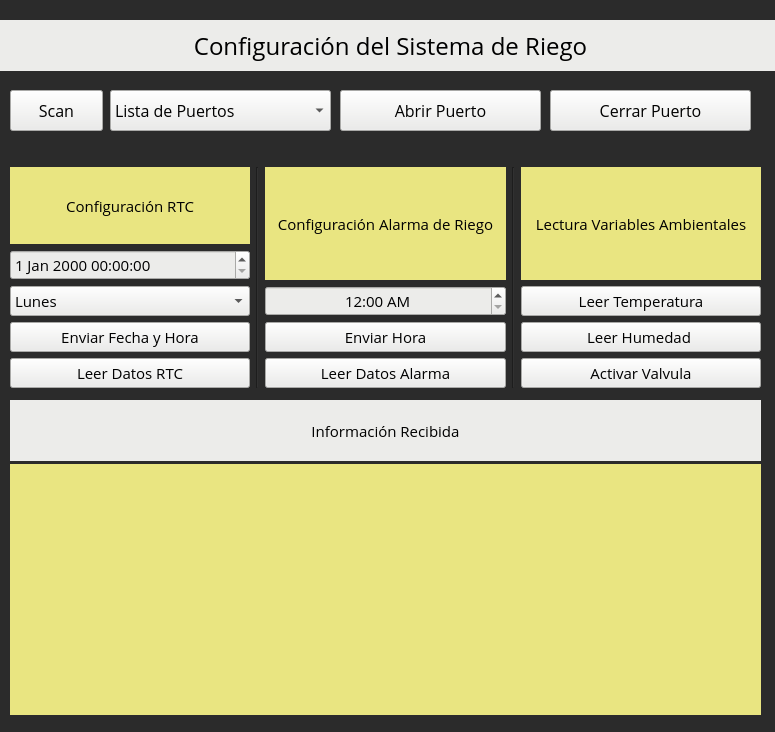
<?xml version="1.0" encoding="UTF-8"?>
<ui version="4.0">
 <class>MainWindow</class>
 <widget class="QMainWindow" name="MainWindow">
  <property name="geometry">
   <rect>
    <x>0</x>
    <y>0</y>
    <width>775</width>
    <height>732</height>
   </rect>
  </property>
  <property name="maximumSize">
   <size>
    <width>775</width>
    <height>732</height>
   </size>
  </property>
  <property name="windowTitle">
   <string>MainWindow</string>
  </property>
  <property name="styleSheet">
   <string notr="true">background-color: rgb(43, 43, 43);</string>
  </property>
  <widget class="QWidget" name="centralWidget">
   <widget class="QLabel" name="titulo">
    <property name="geometry">
     <rect>
      <x>0</x>
      <y>20</y>
      <width>781</width>
      <height>51</height>
     </rect>
    </property>
    <property name="font">
     <font>
      <family>Open Sans</family>
      <pointsize>18</pointsize>
     </font>
    </property>
    <property name="styleSheet">
     <string notr="true">background-color: rgb(236, 236, 234);</string>
    </property>
    <property name="text">
     <string>Configuración del Sistema de Riego</string>
    </property>
    <property name="scaledContents">
     <bool>true</bool>
    </property>
    <property name="alignment">
     <set>Qt::AlignCenter</set>
    </property>
   </widget>
   <widget class="QComboBox" name="listaPuertos">
    <property name="geometry">
     <rect>
      <x>110</x>
      <y>90</y>
      <width>221</width>
      <height>41</height>
     </rect>
    </property>
    <property name="font">
     <font>
      <family>Open Sans</family>
      <pointsize>12</pointsize>
     </font>
    </property>
    <property name="styleSheet">
     <string notr="true">background-color: rgb(236, 236, 234);</string>
    </property>
    <item>
     <property name="text">
      <string>Lista de Puertos</string>
     </property>
    </item>
   </widget>
   <widget class="QPushButton" name="openPort">
    <property name="geometry">
     <rect>
      <x>340</x>
      <y>90</y>
      <width>201</width>
      <height>41</height>
     </rect>
    </property>
    <property name="font">
     <font>
      <family>Open Sans</family>
      <pointsize>12</pointsize>
     </font>
    </property>
    <property name="styleSheet">
     <string notr="true">background-color: rgb(236, 236, 234);</string>
    </property>
    <property name="text">
     <string>Abrir Puerto</string>
    </property>
   </widget>
   <widget class="QPushButton" name="closePort">
    <property name="geometry">
     <rect>
      <x>550</x>
      <y>90</y>
      <width>201</width>
      <height>41</height>
     </rect>
    </property>
    <property name="font">
     <font>
      <family>Open Sans</family>
      <pointsize>12</pointsize>
     </font>
    </property>
    <property name="styleSheet">
     <string notr="true">background-color: rgb(236, 236, 234);</string>
    </property>
    <property name="text">
     <string>Cerrar Puerto</string>
    </property>
   </widget>
   <widget class="QPushButton" name="scanPort">
    <property name="geometry">
     <rect>
      <x>10</x>
      <y>90</y>
      <width>93</width>
      <height>41</height>
     </rect>
    </property>
    <property name="font">
     <font>
      <family>Open Sans</family>
      <pointsize>12</pointsize>
     </font>
    </property>
    <property name="styleSheet">
     <string notr="true">background-color: rgb(236, 236, 234);</string>
    </property>
    <property name="text">
     <string>Scan</string>
    </property>
   </widget>
   <widget class="QWidget" name="gridLayoutWidget">
    <property name="geometry">
     <rect>
      <x>10</x>
      <y>167</y>
      <width>751</width>
      <height>221</height>
     </rect>
    </property>
    <property name="font">
     <font>
      <pointsize>11</pointsize>
     </font>
    </property>
    <layout class="QGridLayout" name="gridLayout">
     <item row="0" column="1">
      <widget class="Line" name="line_2">
       <property name="font">
        <font>
         <pointsize>11</pointsize>
        </font>
       </property>
       <property name="orientation">
        <enum>Qt::Vertical</enum>
       </property>
      </widget>
     </item>
     <item row="0" column="2">
      <layout class="QVBoxLayout" name="verticalLayout_3">
       <item>
        <widget class="QLabel" name="label">
         <property name="font">
          <font>
           <family>Open Sans</family>
           <pointsize>11</pointsize>
          </font>
         </property>
         <property name="styleSheet">
          <string notr="true">background-color: rgb(233, 229, 129);</string>
         </property>
         <property name="text">
          <string>Configuración Alarma de Riego</string>
         </property>
         <property name="scaledContents">
          <bool>true</bool>
         </property>
         <property name="alignment">
          <set>Qt::AlignCenter</set>
         </property>
         <property name="wordWrap">
          <bool>true</bool>
         </property>
        </widget>
       </item>
       <item>
        <widget class="QTimeEdit" name="tiempoConfig">
         <property name="font">
          <font>
           <family>Open Sans</family>
           <pointsize>11</pointsize>
          </font>
         </property>
         <property name="styleSheet">
          <string notr="true">background-color: rgb(236, 236, 234);</string>
         </property>
         <property name="alignment">
          <set>Qt::AlignCenter</set>
         </property>
         <property name="displayFormat">
          <string>h:mm AP</string>
         </property>
        </widget>
       </item>
       <item>
        <widget class="QPushButton" name="sendAlarm">
         <property name="font">
          <font>
           <family>Open Sans</family>
           <pointsize>11</pointsize>
          </font>
         </property>
         <property name="styleSheet">
          <string notr="true">background-color: rgb(236, 236, 234);</string>
         </property>
         <property name="text">
          <string>Enviar Hora</string>
         </property>
        </widget>
       </item>
       <item>
        <widget class="QPushButton" name="readAlarm">
         <property name="font">
          <font>
           <family>Open Sans</family>
           <pointsize>11</pointsize>
          </font>
         </property>
         <property name="styleSheet">
          <string notr="true">background-color: rgb(236, 236, 234);</string>
         </property>
         <property name="text">
          <string>Leer Datos Alarma</string>
         </property>
        </widget>
       </item>
      </layout>
     </item>
     <item row="0" column="4">
      <layout class="QVBoxLayout" name="verticalLayout_4">
       <item>
        <widget class="QLabel" name="label_5">
         <property name="font">
          <font>
           <family>Open Sans</family>
           <pointsize>11</pointsize>
          </font>
         </property>
         <property name="styleSheet">
          <string notr="true">background-color: rgb(233, 229, 129);</string>
         </property>
         <property name="text">
          <string>Lectura Variables Ambientales</string>
         </property>
         <property name="scaledContents">
          <bool>true</bool>
         </property>
         <property name="alignment">
          <set>Qt::AlignCenter</set>
         </property>
         <property name="wordWrap">
          <bool>true</bool>
         </property>
        </widget>
       </item>
       <item>
        <widget class="QPushButton" name="readTemperature">
         <property name="font">
          <font>
           <family>Open Sans</family>
           <pointsize>11</pointsize>
          </font>
         </property>
         <property name="styleSheet">
          <string notr="true">background-color: rgb(236, 236, 234);</string>
         </property>
         <property name="text">
          <string>Leer Temperatura</string>
         </property>
        </widget>
       </item>
       <item>
        <widget class="QPushButton" name="readHumidity">
         <property name="font">
          <font>
           <family>Open Sans</family>
           <pointsize>11</pointsize>
          </font>
         </property>
         <property name="styleSheet">
          <string notr="true">background-color: rgb(236, 236, 234);</string>
         </property>
         <property name="text">
          <string>Leer Humedad </string>
         </property>
        </widget>
       </item>
       <item>
        <widget class="QPushButton" name="controlValve">
         <property name="font">
          <font>
           <family>Open Sans</family>
           <pointsize>11</pointsize>
          </font>
         </property>
         <property name="styleSheet">
          <string notr="true">background-color: rgb(236, 236, 234);</string>
         </property>
         <property name="text">
          <string>Activar Valvula</string>
         </property>
        </widget>
       </item>
      </layout>
     </item>
     <item row="0" column="0">
      <layout class="QVBoxLayout" name="verticalLayout_2">
       <item>
        <widget class="QLabel" name="label_4">
         <property name="font">
          <font>
           <family>Open Sans</family>
           <pointsize>11</pointsize>
          </font>
         </property>
         <property name="styleSheet">
          <string notr="true">background-color: rgb(233, 229, 129);</string>
         </property>
         <property name="text">
          <string>Configuración RTC</string>
         </property>
         <property name="scaledContents">
          <bool>true</bool>
         </property>
         <property name="alignment">
          <set>Qt::AlignCenter</set>
         </property>
        </widget>
       </item>
       <item>
        <widget class="QDateTimeEdit" name="dateTimeRTC">
         <property name="font">
          <font>
           <family>Open Sans</family>
           <pointsize>11</pointsize>
          </font>
         </property>
         <property name="styleSheet">
          <string notr="true">background-color: rgb(236, 236, 234);</string>
         </property>
        </widget>
       </item>
       <item>
        <widget class="QComboBox" name="comboBoxDias">
         <property name="font">
          <font>
           <family>Open Sans</family>
           <pointsize>11</pointsize>
          </font>
         </property>
         <property name="styleSheet">
          <string notr="true">background-color: rgb(236, 236, 234)</string>
         </property>
         <property name="currentIndex">
          <number>0</number>
         </property>
         <property name="maxVisibleItems">
          <number>7</number>
         </property>
         <item>
          <property name="text">
           <string>Lunes</string>
          </property>
         </item>
         <item>
          <property name="text">
           <string>Martes</string>
          </property>
         </item>
         <item>
          <property name="text">
           <string>Miercoles</string>
          </property>
         </item>
         <item>
          <property name="text">
           <string>Jueves</string>
          </property>
         </item>
         <item>
          <property name="text">
           <string>Viernes</string>
          </property>
         </item>
         <item>
          <property name="text">
           <string>Sabado</string>
          </property>
         </item>
         <item>
          <property name="text">
           <string>Domingo</string>
          </property>
         </item>
        </widget>
       </item>
       <item>
        <widget class="QPushButton" name="sendRTC">
         <property name="font">
          <font>
           <family>Open Sans</family>
           <pointsize>11</pointsize>
          </font>
         </property>
         <property name="styleSheet">
          <string notr="true">background-color: rgb(236, 236, 234);</string>
         </property>
         <property name="text">
          <string>Enviar Fecha y Hora</string>
         </property>
        </widget>
       </item>
       <item>
        <widget class="QPushButton" name="readRTC">
         <property name="font">
          <font>
           <family>Open Sans</family>
           <pointsize>11</pointsize>
          </font>
         </property>
         <property name="styleSheet">
          <string notr="true">background-color: rgb(236, 236, 234);</string>
         </property>
         <property name="text">
          <string>Leer Datos RTC</string>
         </property>
        </widget>
       </item>
      </layout>
     </item>
     <item row="0" column="3">
      <widget class="Line" name="line_3">
       <property name="font">
        <font>
         <pointsize>11</pointsize>
        </font>
       </property>
       <property name="orientation">
        <enum>Qt::Vertical</enum>
       </property>
      </widget>
     </item>
    </layout>
   </widget>
   <widget class="QLabel" name="label_3">
    <property name="geometry">
     <rect>
      <x>10</x>
      <y>400</y>
      <width>751</width>
      <height>61</height>
     </rect>
    </property>
    <property name="font">
     <font>
      <family>Open Sans</family>
      <pointsize>11</pointsize>
     </font>
    </property>
    <property name="styleSheet">
     <string notr="true">background-color: rgb(236, 236, 234);</string>
    </property>
    <property name="text">
     <string>Información Recibida</string>
    </property>
    <property name="scaledContents">
     <bool>true</bool>
    </property>
    <property name="alignment">
     <set>Qt::AlignCenter</set>
    </property>
   </widget>
   <widget class="QLabel" name="rxResult">
    <property name="geometry">
     <rect>
      <x>10</x>
      <y>464</y>
      <width>751</width>
      <height>251</height>
     </rect>
    </property>
    <property name="font">
     <font>
      <family>Open Sans</family>
      <pointsize>12</pointsize>
     </font>
    </property>
    <property name="styleSheet">
     <string notr="true">background-color: rgb(233, 229, 129);</string>
    </property>
    <property name="text">
     <string/>
    </property>
    <property name="scaledContents">
     <bool>true</bool>
    </property>
    <property name="alignment">
     <set>Qt::AlignLeading|Qt::AlignLeft|Qt::AlignTop</set>
    </property>
    <property name="wordWrap">
     <bool>true</bool>
    </property>
    <property name="textInteractionFlags">
     <set>Qt::NoTextInteraction</set>
    </property>
   </widget>
  </widget>
 </widget>
 <resources/>
 <connections/>
</ui>
